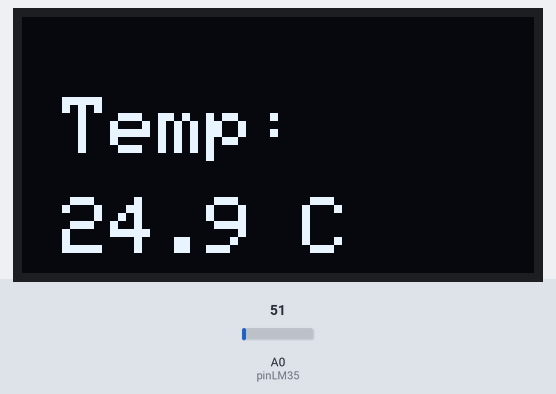
A sketch run on a simulated Arduino Uno, built with avr-gcc and run on an emulated ATmega328P. Parts: 128×64 one-colour display. The inputs (shaded band) are chosen by the test bench; at power-on: A0 (pinLM35) = 51. What the sketch prints to the serial monitor is not drawn.

Above: at 1.5 s.
1.6 s: A0 (pinLM35) set to 61
At 3.5 s:
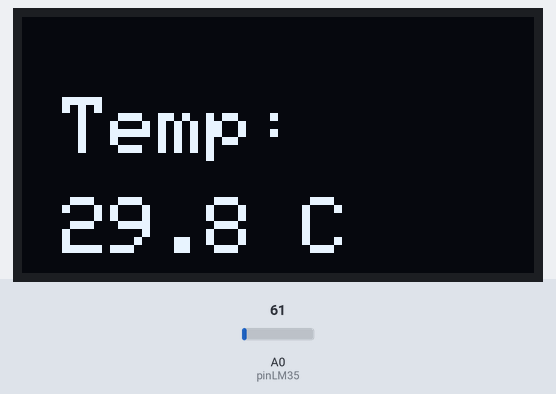
3.8 s: A0 (pinLM35) set to 71
At 5.0 s:
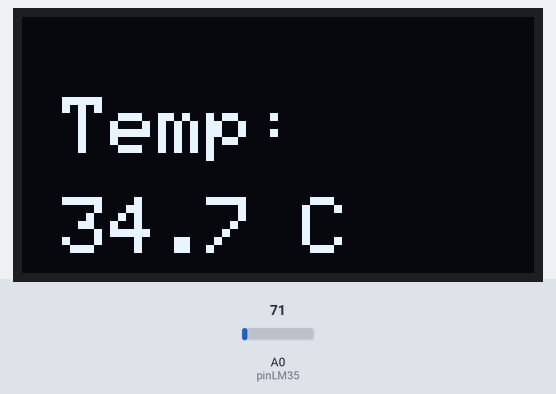
5.9 s: A0 (pinLM35) set to 86
At 7.4 s:
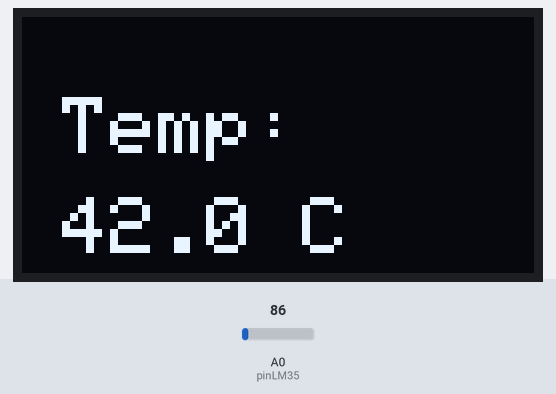
Timing chart, 0 to 8.9 s (numbered marks = the images above; inputs shaded):
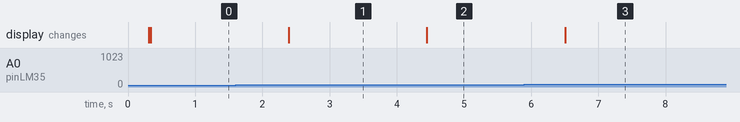

Measured:
- after the input at 1.6 s, the display: changes after 0.79 s (image 1)
- after the input at 3.8 s, the display: changes after 0.65 s (image 2)
- after the input at 5.9 s, the display: changes after 0.61 s (image 3)

The sketch:

Actividad_Labo2.ino
```cpp
// === Librerías necesarias ===
#include <Wire.h>
#include <Adafruit_GFX.h>
#include <Adafruit_SH110X.h>

// === Configuración OLED ===
#define i2c_Address 0x3c     // Dirección I2C de la pantalla (prueba 0x3d si no funciona)
#define SCREEN_WIDTH 128
#define SCREEN_HEIGHT 64
#define OLED_RESET -1
Adafruit_SH1106G display = Adafruit_SH1106G(SCREEN_WIDTH, SCREEN_HEIGHT, &Wire, OLED_RESET);

// === Configuración LM35 ===
const int pinLM35 = A0;        // Pin analógico donde está conectado LM35 Vout
const float Vref = 5.0;        // Voltaje de referencia del ADC

void setup() {
  Serial.begin(9600);

  // Inicializa la pantalla
  delay(250);
  display.begin(i2c_Address, true);
  display.setContrast(255);
  display.clearDisplay();
  display.display();

  Serial.println("Iniciando lectura LM35 + OLED...");
}

void loop() {
  // --- Lectura del LM35 ---
  int lectura = analogRead(pinLM35);              // valor entre 0 y 1023
  float voltaje = lectura * (Vref / 1023.0);      // conversión a voltios
  float tempC = voltaje * 100.0;                  // LM35 = 10mV/°C → factor 100

  // --- Enviar por Serial ---
  Serial.print("Temperatura: ");
  Serial.print(tempC, 2);
  Serial.println(" °C");

  // --- Mostrar en OLED ---
  display.clearDisplay();
  display.setTextSize(2);                // Tamaño de letra
  display.setTextColor(SH110X_WHITE);
  display.setCursor(10, 20);             // Posición en pantalla
  display.print("Temp:");
  display.setCursor(10, 45);
  display.print(tempC, 1);               // Mostrar con 1 decimal
  display.print(" C");
  display.display();

  delay(1000); // Actualiza cada segundo
}
```
